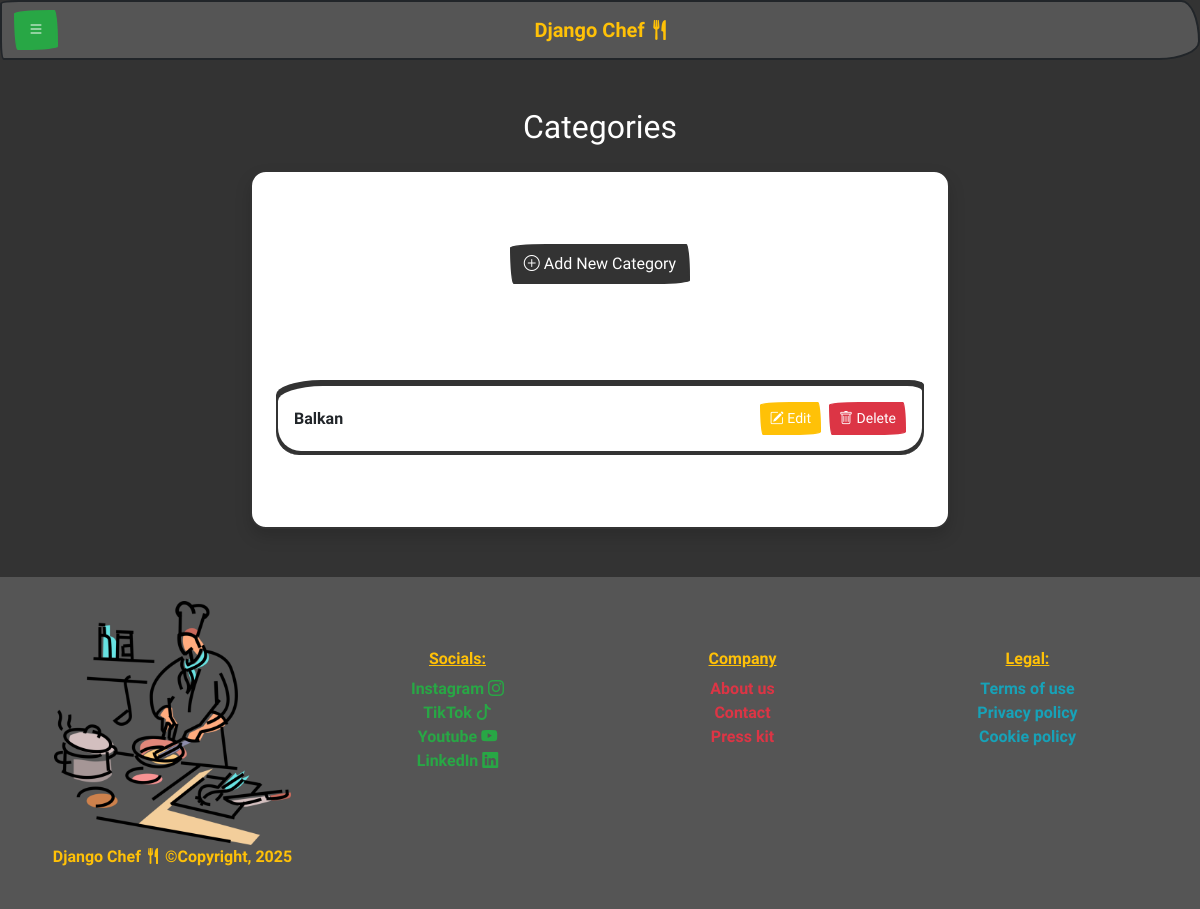
Before: /list_category/ (signed in) with the older database file.
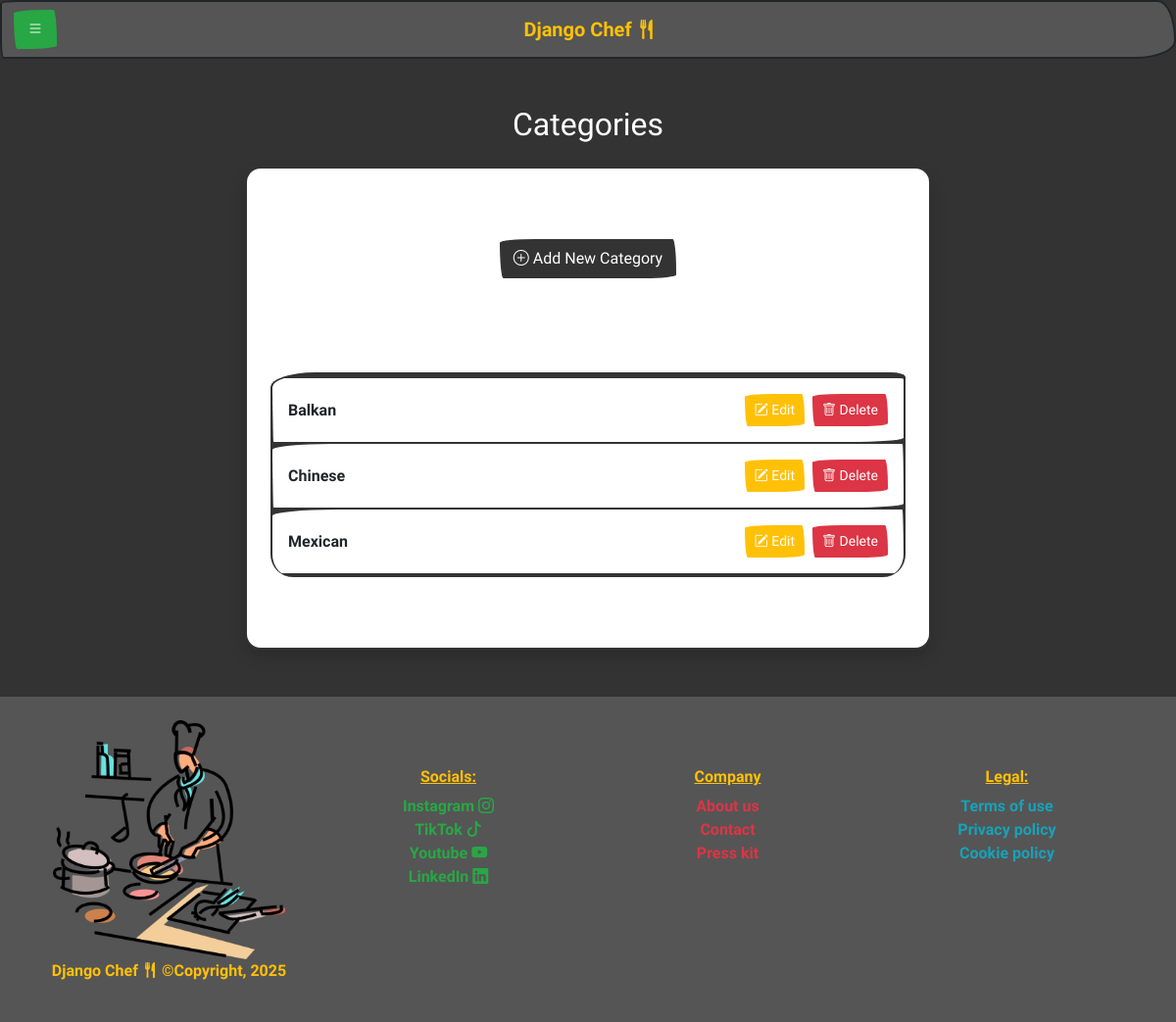
After: the same page with the newer database file.
### recipe_app/models.py (models this page shows, shortened)
class Category(models.Model):
    name = models.CharField(max_length=100, unique=True, null=False)

### recipe_app/views.py (the view)
# urls.py: path('list_category/', ListCategories.as_view(), name='list_category'),
class ListCategories(LoginRequiredMixin, ListView):
    model = Category
    template_name = 'recipe_app/category/list_category.html'
    context_object_name = 'categories'
    http_method_names = ['get']
    ordering = ['name']

### recipe_app/context_processors.py (called while the page is built)
def show_date(request):
    current_date = datetime.date.today()
    return {
        'current_date': current_date,
    }

### recipe_app/templates/recipe_app/category/list_category.html (shortened to what this page needs)
{% extends "base.html" %}
{% block content %}
<div class="container py-5 text-light">
  <h2 class="mb-4 text-center">Categories</h2>
  <div class="card shadow rounded-4 p-4 mx-auto" style="max-width: 700px;">
    <div class="text-center my-5 pb-5">
      <a href="{% url 'create_category' %}" class="btn btn-primary">
        <i class="bi bi-plus-circle"></i> Add New Category
      </a>
    </div>
    {% if categories %}
      <ul class="list-group py-1 mb-5">
        {% for category in categories %}
          <li class="list-group-item d-flex justify-content-between align-items-center py-3">
            {{ category.name }}
            <div class="d-flex gap-2">
              <a href="{% url 'update_category' pk=category.id %}" class="btn btn-warning btn-sm">
                <i class="bi bi-pencil-square"></i> Edit
              </a>
              <form action="{% url 'delete_category' pk=category.id%}" method="post" style="display:inline;">
                <button type="submit" class="btn btn-danger btn-sm">
                  <i class="bi bi-trash"></i> Delete
                </button>
              </form>
            </div>
          </li>
        {% endfor %}
      </ul>
    {% else %}
      <p class="text-center mt-3">No categories available yet.</p>
    {% endif %}
  </div>
</div>
{% endblock %}

Changed rows visible on the page:
added Category: name "Chinese"
added Category: name "Mexican"
